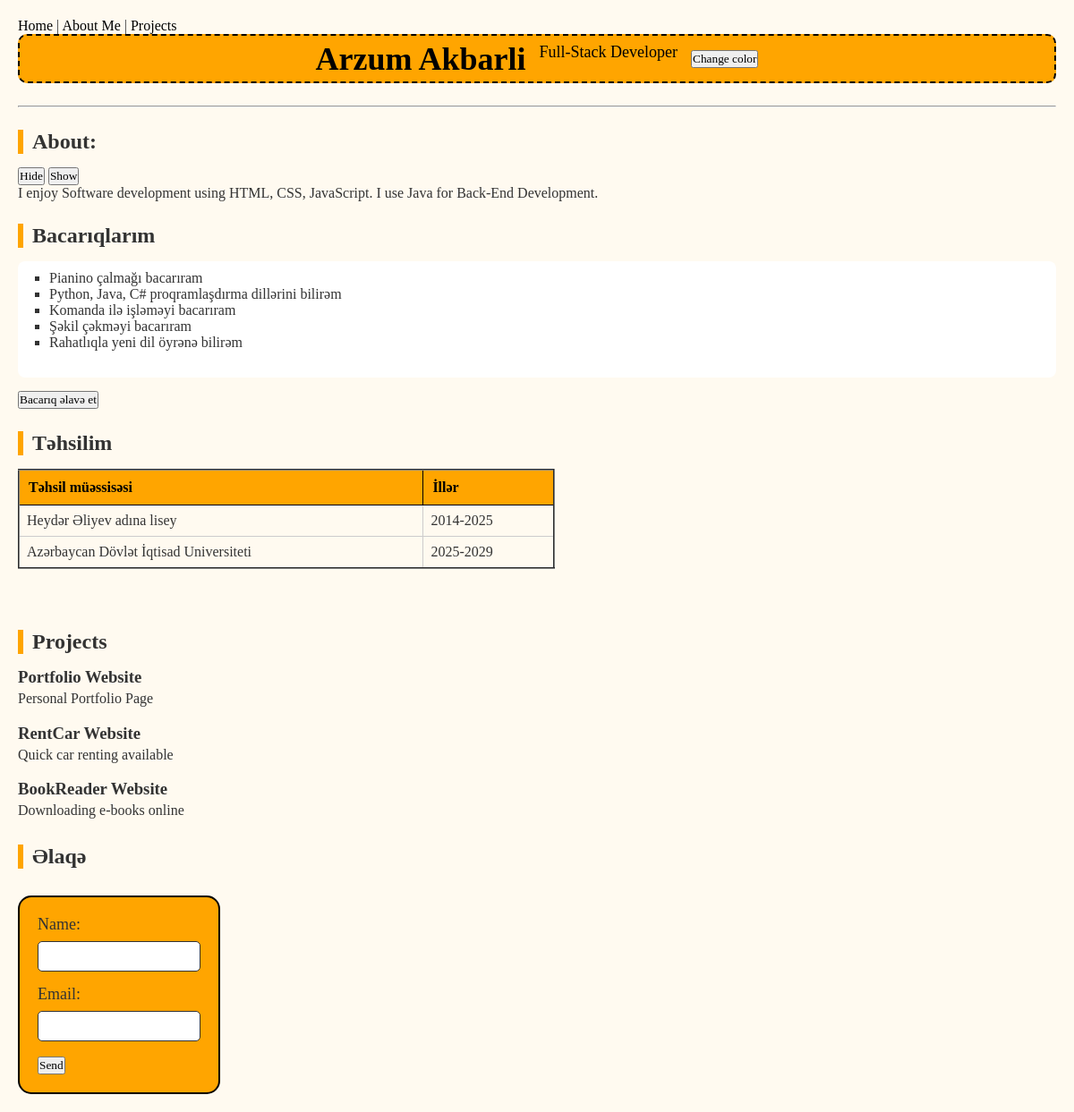
The page / on the database its author committed.
### tables this page shows
CREATE TABLE profile(
    id INTEGER PRIMARY KEY AUTOINCREMENT,
    name TEXT,
    profession TEXT,
    about TEXT);

CREATE TABLE projects(
    id INTEGER PRIMARY KEY AUTOINCREMENT,
    title TEXT,
    description TEXT);

### app.py (the view)
@app.route("/")
def index():
    connection = sqlite3.connect('portfolio.db')
    connection.row_factory = sqlite3.Row
    cursor = connection.cursor()
    profile = cursor.execute("SELECT * FROM profile WHERE id=1 LIMIT 1").fetchone()
    projects = cursor.execute("SELECT * FROM projects LIMIT 3").fetchall()
    connection.close()
    return render_template('index.html', profile = profile, projects = projects)

### templates/index.html (shortened to what this page needs)
<!DOCTYPE html>
<html lang="az">
<head>
    <link rel="stylesheet" href="{{url_for('static', filename='styleport.css') }}">
</head>
<body>
    <nav>
    <a href="{{ url_for('index') }}">Home</a> |
    <a href="{{ url_for('about') }}">About Me</a> |
    <a href="{{ url_for('projects') }}">Projects</a>
    </nav>
    <header class="heading">
        <h1 id="name">{{ profile['name'] }}</h1>
        <p>{{ profile['profession'] }}</p>
        <button onclick="changeColor()">Change color</button>
    </header>
    <hr>
    <section>
        <h2 id="hide">About:</h2>
        <button onclick="hideMessage()">Hide</button>
        <button onclick="showMessage()">Show</button>
        <div class="about">
            {{profile['about']}}
        </div>
    </section>
    <h2 id="skill">Bacarıqlarım</h2>
    <div class="skills">
    <ul class="skills-list" id="skills-list">
        <li>Pianino çalmağı bacarıram</li>
        <li>Python, Java, C# proqramlaşdırma dillərini bilirəm</li>
        <li>Komanda ilə işləməyi bacarıram</li>
        <li>Şəkil çəkməyi bacarıram</li>
        <li>Rahatlıqla yeni dil öyrənə bilirəm</li>
    </ul>
    </div>
    <button onclick="addSkill()">Bacarıq əlavə et</button>
    <br>
    <h2>Təhsilim</h2>
    <table border="2">
        <th>Təhsil müəssisəsi</th>
        <th>İllər</th>
        <tr>
            <td>Heydər Əliyev adına lisey</td>
            <td>2014-2025</td>
        </tr>
        <tr>
            <td>Azərbaycan Dövlət İqtisad Universiteti</td>
            <td>2025-2029</td>
        </tr>
    </table>
    <br>
    <h2>Projects</h2>
    <div class="projects" id="newProject">
        {% for project in projects %}
        <div class="project-card">
            <h3>{{project['title']}}</h3>
            <p>{{project['description']}}</p>
        </div>
        {% endfor %}
    </div>
    <h2 id="contact">Əlaqə</h2>
    <form id="contact-form">
        <div>
            <label for="name">Name:</label>
            <input type="text" id="contact-name" name="name">
        </div>
        <div>
            <label for="email">Email:</label>
            <input type="email" id="email" name="email">
        </div>
        <button type="submit" id = "checkForm">Send</button>
    </form>
</body>
</html>

### static/styleport.css (style rules this page uses)
body { background-color: floralwhite; padding: 20px; color: #333; }
.heading { text-align: center; background-color:orange; color:black; font-size:large; font-family: Georgia, 'Times New Roman', Times, serif; border-radius: 10px; height: 55px; gap: 15px; margin-bottom: 25px; border: 2px dashed black; justify-content: center; display: flex; align-items: center; }
h2 { border-left: 6px solid orange; padding-left: 10px; margin-top: 25px; margin-bottom: 15px; max-width: 800px; }
p { margin-bottom: 15px; line-height: 1.6; max-width: 800px; }
* { margin: 0; padding: 0; box-sizing: border-box; font-family: Georgia, 'Times New Roman', Times, serif; }
table { border-collapse:collapse; width: 100%; max-width: 600px; margin-top: 15px; margin-bottom: 25px; }
th { background-color: orange; color: black; border: 1px solid black; padding: 10px; text-align: left; }
td { border: 1px solid #ccc; padding: 8px; }
ul { list-style-type: square; margin-left: 20px; margin-bottom: 20px; }
.skills { display: flex; justify-content: space-between; align-items: center; padding: 10px 15px; background-color: #fff; border-radius: 8px; margin-bottom: 15px; }
.skills-list { width: 45%; }
a { color: black; text-decoration: none; transition: color 0.2s; }
form { display:inline-block; padding: 20px; border-radius: 15px; font-size: 18px; border: 2px solid black; background-color: orange; margin-top: 15px; }
form input, form textarea { display: block; width: 100%; margin-top: 8px; margin-bottom: 15px; padding: 8px; border-radius: 5px; border: 1px solid #333; }

### rows shown on the page
profile: name "Arzum Akbarli", profession "Full-Stack Developer", about "I enjoy Software development using HTML, CSS, JavaScript. I use Java for Back-End Development."
projects: title "Portfolio Website", description "Personal Portfolio Page"
projects: title "RentCar Website", description "Quick car renting available"
projects: title "BookReader Website", description "Downloading e-books online"
